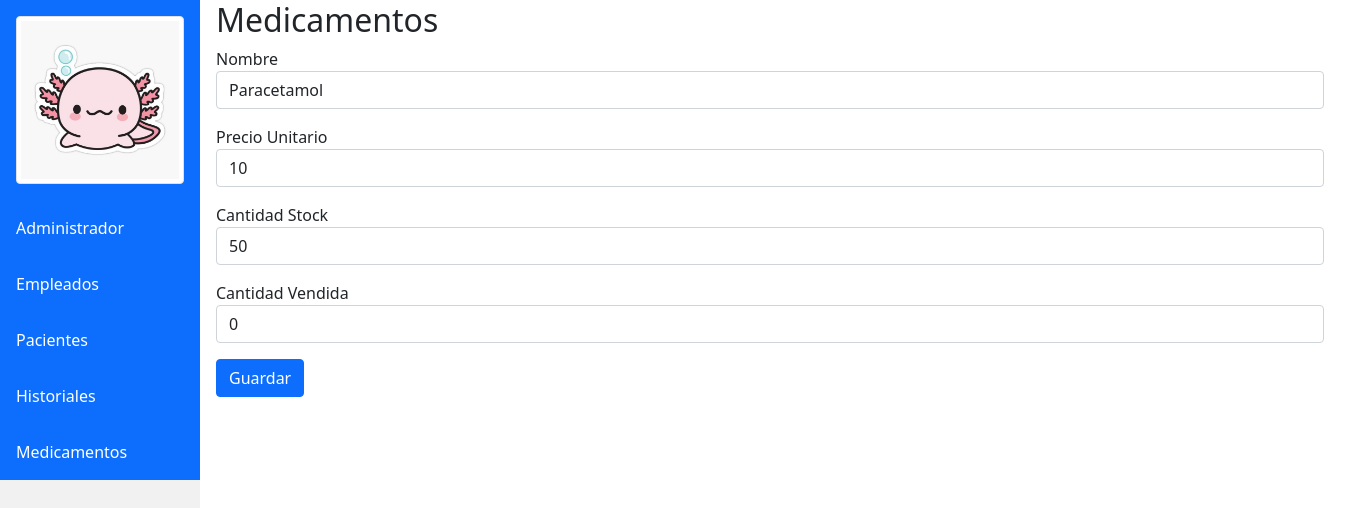
/index.php?c=medicamentos&a=modificar&id=1, run on the app's committed database.
### tables this page shows
CREATE TABLE `medicamentos` (
  `id_medicamento` int NOT NULL AUTO_INCREMENT,
  `nombre_medicamento` varchar(45) DEFAULT NULL,
  `precio_u` double DEFAULT NULL,
  `cantidad_stock` int DEFAULT NULL,
  `cantidad_vendida` int DEFAULT NULL,
  PRIMARY KEY (`id_medicamento`)
);

### controllers/Medicamentos.php (called while the page is built, shortened)
<?php
	class MedicamentosController {
		public function __construct(){
			require_once "models/MedicamentosModel.php";
		}
		public function modificar($id){
			$medicamentos = new Medicamentos_model();
			$data["id_medicamento"] = $id;
			$data["medicamentos"] = $medicamentos->get_medicamento($id);
			$data["titulo"] = "Medicamentos";
			require_once "views/medicamentos/medicamentos_modificar.php";
		}
	}
?>

### config/database.php (called while the page is built)
<?php
	class Conectar {
		public static function conexion(){
			$conexion = new mysqli("localhost", "root", "abc123", "db_clinica");
			return $conexion;
		}
	}
?>

### models/MedicamentosModel.php (called while the page is built, shortened)
<?php
	class Medicamentos_model {
		private $db;
		public function __construct(){
			$this->db = Conectar::conexion();
		}
		public function get_medicamento($id)
		{
			$sql = "SELECT *FROM medicamentos WHERE id_medicamento = '$id'";
			$resultado = $this->db->query($sql);
			$row = $resultado->fetch_assoc();
			return $row;
		}
	}
?>

### views/medicamentos/medicamentos_modificar.php (the view, shortened to what this page needs)
<?php
require_once "views/Inicio.php";
?>
<!DOCTYPE html>
<html>
	<head>
        <link rel="stylesheet" href="https://cdn.jsdelivr.net/npm/bootstrap@5.0.2/dist/css/bootstrap.min.css">
	</head>
	<body>
		<div class="container content">
			<h2><?php echo $data["titulo"]; ?></h2>
			<form id="nuevo" name="nuevo" method="POST" action="index.php?c=medicamentos&a=actualizar" autocomplete="off">
				<div class="form-group mb-3">
					<label for="nombre_medicamento">Nombre</label>
					<input type="text" class="form-control" id="nombre_medicamento" name="nombre_medicamento" value="<?php echo $data["medicamentos"]["nombre_medicamento"]?>" />
				</div>
				<div class="form-group mb-3">
					<label for="precio_u">Precio Unitario</label>
					<input type="text" class="form-control" id="precio_u" name="precio_u" value="<?php echo $data["medicamentos"]["precio_u"]?>" />
				</div>
				<div class="form-group mb-3">
					<label for="cantidad_stock">Cantidad Stock</label>
					<input type="text" class="form-control" id="cantidad_stock" name="cantidad_stock" value="<?php echo $data["medicamentos"]["cantidad_stock"]?>" />
				</div>
                <div class="form-group mb-3">
					<label for="cantidad_vendida">Cantidad Vendida</label>
					<input type="text" class="form-control" id="cantidad_vendida" name="cantidad_vendida" value="<?php echo $data["medicamentos"]["cantidad_vendida"]?>" />
				</div>
				<div class="form-group mb-3">
					<button id="guardar" name="guardar" type="submit" class="btn btn-primary">Guardar</button>
				</div>
			</form>
		</body>
	</html>

### views/Inicio.php (style rules this page uses)
body { margin: 0; font-family: "Lato", sans-serif; }
div.content { margin-left: 200px; padding: 1px 16px; height: 1000px; }

### data on the page
medicamentos: nombre_medicamento "Paracetamol", precio_u "10", cantidad_stock "50", cantidad_vendida "0"

### other printed values
$data["titulo"] "Medicamentos"
